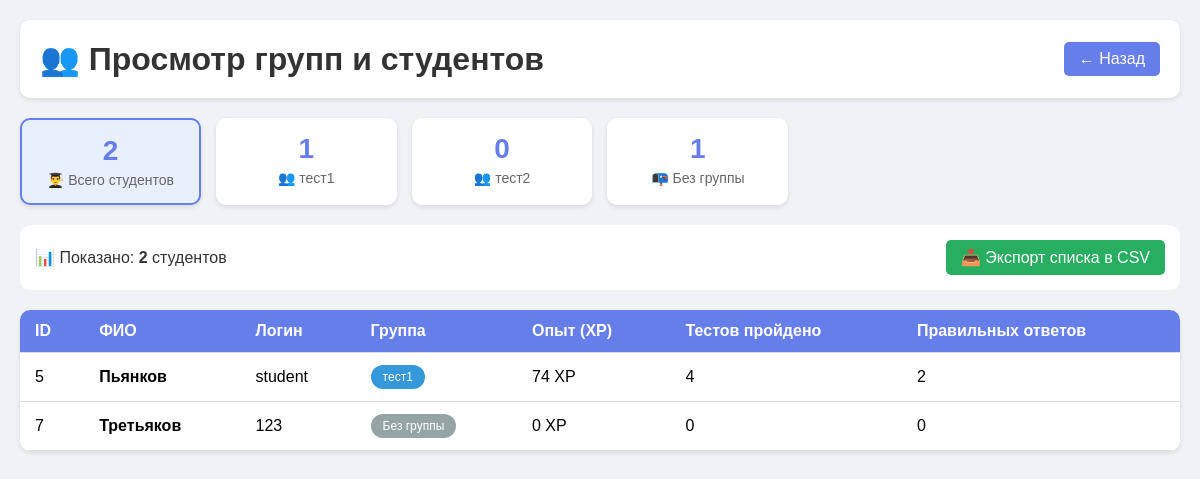
Page /testing_system/teacher/view_groups.php (signed in) on the committed database.
### tables this page shows
CREATE TABLE `groups` (
  `id` int(11) NOT NULL,
  `name` varchar(100) NOT NULL,
  `description` text,
  `created_by` int(11) DEFAULT NULL,
  `created_at` datetime DEFAULT CURRENT_TIMESTAMP
);

CREATE TABLE `users` (
  `id` int(11) NOT NULL,
  `login` varchar(50) NOT NULL,
  `password_hash` varchar(255) NOT NULL,
  `full_name` varchar(100) NOT NULL,
  `role_id` int(11) DEFAULT '1',
  `current_xp` int(11) DEFAULT '0',
  `current_level_id` int(11) DEFAULT '1',
  `total_tests_passed` int(11) DEFAULT '0',
  `total_correct_answers` int(11) DEFAULT '0',
  `created_at` datetime DEFAULT CURRENT_TIMESTAMP,
  `group_id` int(11) DEFAULT NULL
);

### testing_system/teacher/view_groups.php (the view, shortened to what this page needs)
<?php
require_once '../config/database.php';
$stmt = $pdo->prepare("SELECT * FROM groups WHERE created_by = ? ORDER BY name");
$stmt->execute([$_SESSION['user_id']]);
$groups = $stmt->fetchAll();
$selected_group = $_GET['group_id'] ?? 0;
if ($selected_group && $selected_group != 'all') {
    $stmt = $pdo->prepare("
        SELECT u.*, g.name as group_name
        FROM users u
        LEFT JOIN groups g ON u.group_id = g.id
        WHERE u.role_id = 1 AND u.group_id = ?
        ORDER BY u.full_name
    ");
    $stmt->execute([$selected_group]);
} else {
    $stmt = $pdo->prepare("
        SELECT u.*, g.name as group_name
        FROM users u
        LEFT JOIN groups g ON u.group_id = g.id
        WHERE u.role_id = 1
        ORDER BY u.full_name
    ");
    $stmt->execute();
}
$students = $stmt->fetchAll();
$group_stats = [];
foreach ($groups as $group) {
    $stmt = $pdo->prepare("SELECT COUNT(*) as count FROM users WHERE role_id = 1 AND group_id = ?");
    $stmt->execute([$group['id']]);
    $group_stats[$group['id']] = $stmt->fetch()['count'];
}
$stmt = $pdo->prepare("SELECT COUNT(*) as count FROM users WHERE role_id = 1 AND (group_id IS NULL OR group_id = 0)");
$stmt->execute();
$ungrouped_count = $stmt->fetch()['count'];
?>
<!DOCTYPE html>
<html lang="ru">
<head>
</head>
<body>
    <div class="container">
        <div class="header">
            <h1>👥 Просмотр групп и студентов</h1>
            <a href="index.php" class="back-btn">← Назад</a>
        </div>
        <div class="stats-grid">
            <div class="stat-card <?= (!$selected_group || $selected_group == 'all') ? 'active' : '' ?>" onclick="window.location.href='?group_id=all'">
                <div class="stat-value"><?= count($students) ?></div>
                <div class="stat-label">👨‍🎓 Всего студентов</div>
            </div>
            <?php foreach ($groups as $group): ?>
                <div class="stat-card <?= ($selected_group == $group['id']) ? 'active' : '' ?>" onclick="window.location.href='?group_id=<?= $group['id'] ?>'">
                    <div class="stat-value"><?= $group_stats[$group['id']] ?? 0 ?></div>
                    <div class="stat-label">👥 <?= htmlspecialchars($group['name']) ?></div>
                </div>
            <?php endforeach; ?>
            <?php if ($ungrouped_count > 0): ?>
                <div class="stat-card <?= ($selected_group == 'ungrouped') ? 'active' : '' ?>" onclick="window.location.href='?group_id=ungrouped'">
                    <div class="stat-value"><?= $ungrouped_count ?></div>
                    <div class="stat-label">📭 Без группы</div>
                </div>
            <?php endif; ?>
        </div>
        <div class="stats-info">
            <div class="total-count">
                📊 Показано: <strong><?= count($students) ?></strong> студентов
            </div>
            <a href="export_group.php<?= $selected_group ? '?group_id=' . $selected_group : '' ?>" class="export-btn">📥 Экспорт списка в CSV</a>
        </div>
        <div class="students-table">
            <table>
                <thead>
                    <tr>
                        <th>ID</th>
                        <th>ФИО</th>
                        <th>Логин</th>
                        <th>Группа</th>
                        <th>Опыт (XP)</th>
                        <th>Тестов пройдено</th>
                        <th>Правильных ответов</th>
                    </tr>
                </thead>
                <tbody>
                    <?php if (empty($students)): ?>
                        <tr>
                            <td colspan="7" style="text-align: center; padding: 40px;">
                                📭 Нет студентов в этой категории
                            </td>
                        </tr>
                    <?php else: ?>
                        <?php foreach ($students as $student): ?>
                            <tr>
                                <td><?= $student['id'] ?></td>
                                <td><strong><?= htmlspecialchars($student['full_name']) ?></strong></td>
                                <td><?= htmlspecialchars($student['login']) ?></td>
                                <td>
                                    <?php if ($student['group_name']): ?>
                                        <span class="group-badge"><?= htmlspecialchars($student['group_name']) ?></span>
                                    <?php else: ?>
                                        <span class="no-group">Без группы</span>
                                    <?php endif; ?>
                                </td>
                                <td><?= $student['current_xp'] ?> XP</td>
                                <td><?= $student['total_tests_passed'] ?></td>
                                <td><?= $student['total_correct_answers'] ?></td>
                            </tr>
                        <?php endforeach; ?>
                    <?php endif; ?>
                </tbody>
            </table>
        </div>
    </div>
</body>
</html>

### testing_system/teacher/view_groups.php (style rules this page uses)
* { margin: 0; padding: 0; box-sizing: border-box; }
body { font-family: Arial, sans-serif; background: #f0f2f5; padding: 20px; }
.container { max-width: 1200px; margin: 0 auto; }
.header { background: white; padding: 20px; border-radius: 10px; margin-bottom: 20px; display: flex; justify-content: space-between; align-items: center; box-shadow: 0 2px 5px rgba(0,0,0,0.1); }
h1 { color: #333; }
.back-btn { background: #667eea; color: white; padding: 8px 15px; text-decoration: none; border-radius: 5px; }
.stats-grid { display: grid; grid-template-columns: repeat(auto-fill, minmax(180px, 1fr)); gap: 15px; margin-bottom: 20px; }
.stat-card { background: white; padding: 15px; border-radius: 10px; text-align: center; box-shadow: 0 2px 5px rgba(0,0,0,0.1); cursor: pointer; transition: transform 0.2s; }
.stat-card.active { border: 2px solid #667eea; background: #e8f0fe; }
.stat-value { font-size: 28px; font-weight: bold; color: #667eea; }
.stat-label { color: #666; margin-top: 5px; font-size: 14px; }
.students-table { background: white; border-radius: 10px; overflow-x: auto; box-shadow: 0 2px 5px rgba(0,0,0,0.1); }
table { width: 100%; border-collapse: collapse; min-width: 600px; }
th, td { padding: 12px 15px; text-align: left; border-bottom: 1px solid #ddd; }
th { background: #667eea; color: white; }
.group-badge { display: inline-block; background: #3498db; color: white; padding: 5px 12px; border-radius: 20px; font-size: 12px; }
.no-group { display: inline-block; background: #95a5a6; color: white; padding: 5px 12px; border-radius: 20px; font-size: 12px; }
.stats-info { background: white; padding: 15px; border-radius: 10px; margin-bottom: 20px; display: flex; justify-content: space-between; align-items: center; flex-wrap: wrap; gap: 10px; }
.total-count { font-size: 16px; color: #333; }
.export-btn { background: #27ae60; color: white; padding: 8px 15px; text-decoration: none; border-radius: 5px; }

### rows in the picture
groups: id "1", name "тест1"
groups: id "0", name "тест2"
users: id "5", full_name "Пьянков", login "student", group.name "тест1", current_xp "74", total_tests_passed "4", total_correct_answers "2"
users: id "7", full_name "Третьяков", login "123", shows "Без группы", current_xp "0", total_tests_passed "0", total_correct_answers "0"

### other values in the picture
count($students) "2"
$ungrouped_count "1"
